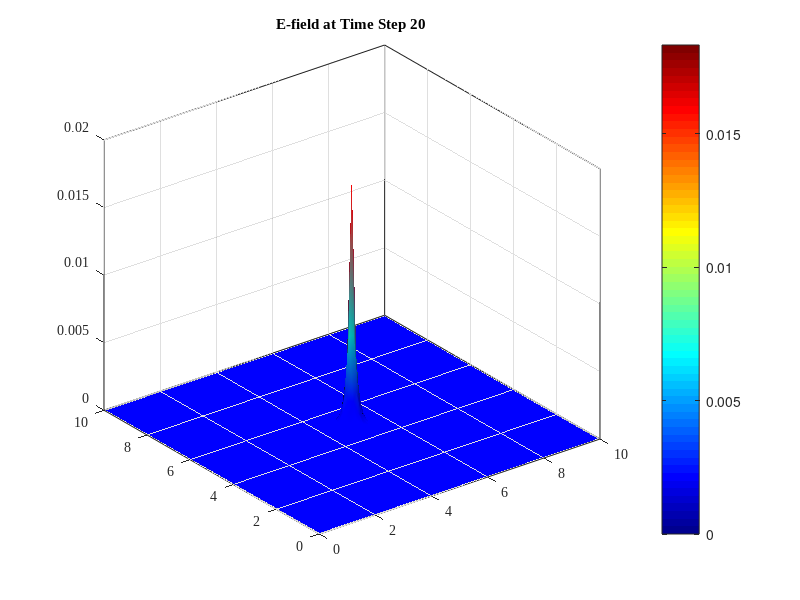
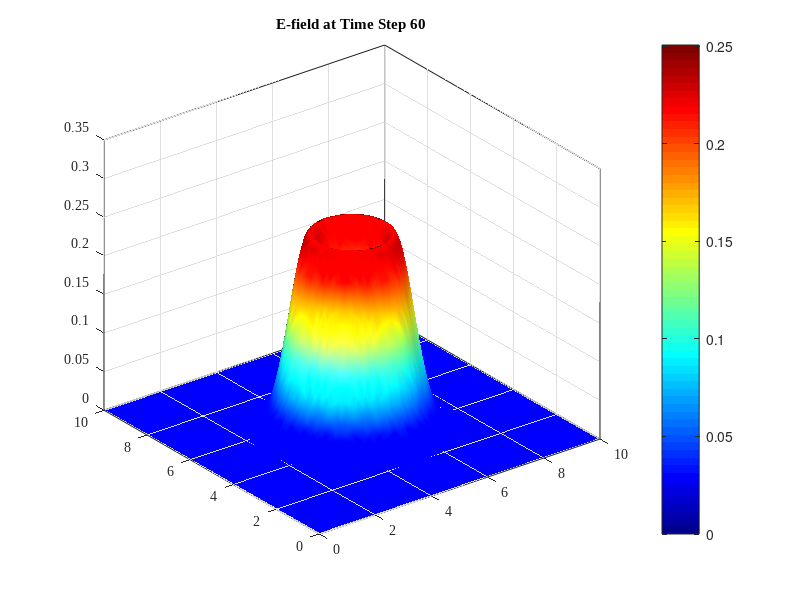

Write the MATLAB code that produced these figures, in order. (Note: a time limit stopped this script after it produced the figures.)
% Hasan Tahir Abbas
% ECEN 637
% Homework 5: 2D TMz cylindrical wave propagation
% 10/06/2015
%
%
% This program computes and plots the TM mode fields in 2D rectagnular
% space with PEC boundaries using Yee's FDTD Algorithm. The code is based
% on the method as presented in Taflove,"Compututational Electrodynamics - The Finite
% Difference Time Domain Method", 2nd ed.,
%
%
clear;close all
%
%% Define Parameters
%
%
c = 2.99792458e8; % Speed of light
eps0 = 8.854187817e-12; % Free space permittivity
xmu0 = 4*pi*1e-7; % Free space permeability
%
%
a = 10; b = 10; % Space Dimensions
nx = 100; ny = 100; % Number of grid points in x and y direction
nx2 = ceil(nx/2); ny2 = ceil(ny/2); % Convert to integer in-case of odd number
nt = 200; % Number of time-steps
nskip = 5; % Time-steps to skip while recording
nsnap = ceil(nt/nskip);
%
% Gaussian Source
xndec = 10.0; % Mean
xn0 = 4*xndec; % Variance
%
%
%% Initialize
%
Ez = zeros( nx, ny ); %  Z E-field initialize to zero
Hx = zeros( nx, ny ); %  X H-field initialize to zero
Hy = zeros( nx, ny ); %  Y H-field initialize to zero

dx = a/(nx - 1); % Define spatial step
dy = dx; %
ds = dx;
% **************************
% **************************
dt = ds/(c*sqrt(2)); % Stability Condition
% **************************
% **************************
%
%% Medium Definition
%
% Coefficients as defined in Taflove,"Compututational Electrodynamics - The Finite
% Difference Time Domain Method", 2nd ed., pg 85.
%
% coefficients subject to the medium parameters % % Field Coefficients

dte = ones(nx,ny)*dt/(ds*eps0);
dtm = ones(nx,ny)*dt/(ds*xmu0);
Da = ones(nx,ny);
Db = dtm;
Ca = ones(nx,ny);
Cb = dte;
%
%% Yee's FDTD Algorithm
%
for n = 1:nt
    for i = 1 : nx
        for j = 1 : ny
            if (i == nx2 && j == ny2) % Place source in the center
                
                Ez(i,j) = exp(-((n-xn0)/(xndec))^2); % Gaussian Source
                
            elseif (i == 1 || j == 1 || i == nx || j == ny )
                
                Ez(i,j) = 0; % PEC boundaries at the edges
                
            else
                
                Ez(i,j) = Ez(i,j)*Ca(i,j) + Cb(i,j)*(Hy(i,j) - Hy(i-1,j)...
                    - (Hx(i,j) - Hx(i,j-1)));
                
            end
        end
    end
    
    for i = 1 : nx
        for j = 1 : ny - 1
            
            Hx(i,j) = Hx(i,j)*Da(i,j) - Db(i,j)*(Ez(i,j+1) - Ez(i,j));
            
        end
    end
    
    for i = 1 : nx - 1
        for j = 1 : ny
            
            Hy(i,j) = Hy(i,j)*Da(i,j) + Db(i,j)*(Ez(i+1,j) - Ez(i,j));
            
        end
    end
    %
    %% Plot Routine
    %
    xd = 0:ds:a;
    [xdg, ydg] = meshgrid(xd, xd);
    figure(1)
    EzSurf = surf(xdg,ydg,Ez,'EdgeColor','interp','FaceLighting','gouraud');
    shading interp % Avoid jittered shading
    set(gcf,'Color','white'); % Set background color to white
    set (gca,'FontName','times new roman') % Set axes fonts to Times New Roman
    box on %
    colorbar % Show colorbar on the right of the figure
    grid on
    colormap('jet')
    material dull % Set reflectivity of the surface to dull
    % Add three lights below tom improve visuals
    h = light;
    light('Position',[10 0 1]);
    light('Position',[-190 -120 1]);
    light('Position',[0 0 1]);
    title(['E-field at Time Step ',int2str(n)])
    matFileName = sprintf('Abbas_3_7_E_Field_%d', n); % Create Title with mode numbers
    
    if rem(n,nskip) == 0
        
        M_PEC(:,n/nskip) = getframe; % Capture frames to create a movie
        
    end
    
        if n == 20 || n == 60 || n == 80 || n == 100 ||...
                n == 120 || n == 140 || n == 160
            saveas(gcf,[matFileName,'.eps'],'epsc') % Save visualizations
        end
    
end
movie(M_PEC,1); % Play movie
